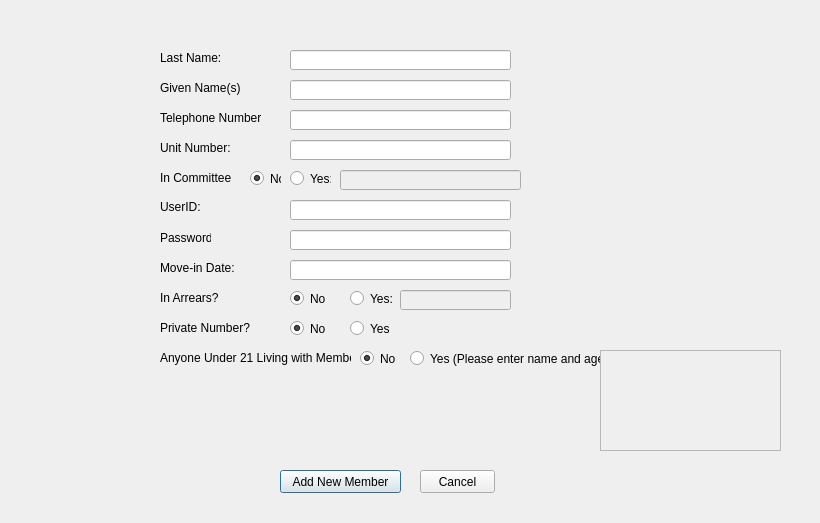
<?xml version="1.0" encoding="UTF-8"?>
<ui version="4.0">
 <class>Dialog</class>
 <widget class="QDialog" name="Dialog">
  <property name="geometry">
   <rect>
    <x>0</x>
    <y>0</y>
    <width>820</width>
    <height>523</height>
   </rect>
  </property>
  <property name="windowTitle">
   <string>Dialog</string>
  </property>
  <widget class="QLabel" name="UserIDLabel">
   <property name="geometry">
    <rect>
     <x>160</x>
     <y>200</y>
     <width>46</width>
     <height>13</height>
    </rect>
   </property>
   <property name="text">
    <string>UserID:</string>
   </property>
  </widget>
  <widget class="QLabel" name="LastNameLabel">
   <property name="geometry">
    <rect>
     <x>160</x>
     <y>50</y>
     <width>61</width>
     <height>16</height>
    </rect>
   </property>
   <property name="text">
    <string>Last Name:</string>
   </property>
  </widget>
  <widget class="QLineEdit" name="UnitEdit">
   <property name="enabled">
    <bool>true</bool>
   </property>
   <property name="geometry">
    <rect>
     <x>290</x>
     <y>140</y>
     <width>221</width>
     <height>20</height>
    </rect>
   </property>
  </widget>
  <widget class="QLineEdit" name="CommitteeEdit">
   <property name="enabled">
    <bool>false</bool>
   </property>
   <property name="geometry">
    <rect>
     <x>340</x>
     <y>170</y>
     <width>181</width>
     <height>20</height>
    </rect>
   </property>
  </widget>
  <widget class="QLabel" name="label">
   <property name="geometry">
    <rect>
     <x>160</x>
     <y>260</y>
     <width>81</width>
     <height>16</height>
    </rect>
   </property>
   <property name="text">
    <string>Move-in Date:</string>
   </property>
  </widget>
  <widget class="QLineEdit" name="GivenNameEdit">
   <property name="enabled">
    <bool>true</bool>
   </property>
   <property name="geometry">
    <rect>
     <x>290</x>
     <y>80</y>
     <width>221</width>
     <height>20</height>
    </rect>
   </property>
  </widget>
  <widget class="QRadioButton" name="ArrearYesButton">
   <property name="geometry">
    <rect>
     <x>350</x>
     <y>290</y>
     <width>51</width>
     <height>17</height>
    </rect>
   </property>
   <property name="text">
    <string>Yes:</string>
   </property>
   <attribute name="buttonGroup">
    <string>buttonGroup_2</string>
   </attribute>
  </widget>
  <widget class="QLineEdit" name="LastNameEdit">
   <property name="enabled">
    <bool>true</bool>
   </property>
   <property name="geometry">
    <rect>
     <x>290</x>
     <y>50</y>
     <width>221</width>
     <height>20</height>
    </rect>
   </property>
   <property name="text">
    <string/>
   </property>
  </widget>
  <widget class="QLabel" name="CommitteeLabel">
   <property name="geometry">
    <rect>
     <x>160</x>
     <y>170</y>
     <width>71</width>
     <height>16</height>
    </rect>
   </property>
   <property name="text">
    <string>In Committee?:</string>
   </property>
  </widget>
  <widget class="QRadioButton" name="PrivateYesButton">
   <property name="geometry">
    <rect>
     <x>350</x>
     <y>320</y>
     <width>41</width>
     <height>17</height>
    </rect>
   </property>
   <property name="text">
    <string>Yes</string>
   </property>
   <attribute name="buttonGroup">
    <string>buttonGroup</string>
   </attribute>
  </widget>
  <widget class="QLineEdit" name="UserIDEdit">
   <property name="enabled">
    <bool>true</bool>
   </property>
   <property name="geometry">
    <rect>
     <x>290</x>
     <y>200</y>
     <width>221</width>
     <height>20</height>
    </rect>
   </property>
  </widget>
  <widget class="QLabel" name="InArrearsLabel">
   <property name="geometry">
    <rect>
     <x>160</x>
     <y>290</y>
     <width>61</width>
     <height>16</height>
    </rect>
   </property>
   <property name="text">
    <string>In Arrears?</string>
   </property>
  </widget>
  <widget class="QLabel" name="PasswordLabel">
   <property name="geometry">
    <rect>
     <x>160</x>
     <y>230</y>
     <width>51</width>
     <height>16</height>
    </rect>
   </property>
   <property name="text">
    <string>Password:</string>
   </property>
  </widget>
  <widget class="QLineEdit" name="ArrearsAmountEdit">
   <property name="enabled">
    <bool>false</bool>
   </property>
   <property name="geometry">
    <rect>
     <x>400</x>
     <y>290</y>
     <width>111</width>
     <height>20</height>
    </rect>
   </property>
   <property name="frame">
    <bool>true</bool>
   </property>
   <property name="dragEnabled">
    <bool>false</bool>
   </property>
   <property name="readOnly">
    <bool>false</bool>
   </property>
  </widget>
  <widget class="QPushButton" name="addNewButton">
   <property name="geometry">
    <rect>
     <x>280</x>
     <y>470</y>
     <width>121</width>
     <height>23</height>
    </rect>
   </property>
   <property name="text">
    <string>Add New Member</string>
   </property>
  </widget>
  <widget class="QLabel" name="GivenNameLabel">
   <property name="geometry">
    <rect>
     <x>160</x>
     <y>80</y>
     <width>81</width>
     <height>16</height>
    </rect>
   </property>
   <property name="text">
    <string>Given Name(s):</string>
   </property>
  </widget>
  <widget class="QLineEdit" name="NumberEdit">
   <property name="enabled">
    <bool>true</bool>
   </property>
   <property name="geometry">
    <rect>
     <x>290</x>
     <y>110</y>
     <width>221</width>
     <height>20</height>
    </rect>
   </property>
  </widget>
  <widget class="QLineEdit" name="lineEdit">
   <property name="enabled">
    <bool>true</bool>
   </property>
   <property name="geometry">
    <rect>
     <x>290</x>
     <y>260</y>
     <width>221</width>
     <height>20</height>
    </rect>
   </property>
  </widget>
  <widget class="QLabel" name="NumberLabel">
   <property name="geometry">
    <rect>
     <x>160</x>
     <y>110</y>
     <width>101</width>
     <height>16</height>
    </rect>
   </property>
   <property name="text">
    <string>Telephone Number:</string>
   </property>
  </widget>
  <widget class="QLabel" name="UnitLabel">
   <property name="geometry">
    <rect>
     <x>160</x>
     <y>140</y>
     <width>91</width>
     <height>16</height>
    </rect>
   </property>
   <property name="text">
    <string>Unit Number:</string>
   </property>
  </widget>
  <widget class="QRadioButton" name="ArrearsNoButton">
   <property name="geometry">
    <rect>
     <x>290</x>
     <y>290</y>
     <width>41</width>
     <height>17</height>
    </rect>
   </property>
   <property name="text">
    <string>No</string>
   </property>
   <property name="checked">
    <bool>true</bool>
   </property>
   <attribute name="buttonGroup">
    <string>buttonGroup_2</string>
   </attribute>
  </widget>
  <widget class="QLineEdit" name="PasswordEdit">
   <property name="geometry">
    <rect>
     <x>290</x>
     <y>230</y>
     <width>221</width>
     <height>20</height>
    </rect>
   </property>
  </widget>
  <widget class="QRadioButton" name="PrivateNoButton">
   <property name="geometry">
    <rect>
     <x>290</x>
     <y>320</y>
     <width>41</width>
     <height>17</height>
    </rect>
   </property>
   <property name="text">
    <string>No</string>
   </property>
   <property name="checked">
    <bool>true</bool>
   </property>
   <attribute name="buttonGroup">
    <string>buttonGroup</string>
   </attribute>
  </widget>
  <widget class="QLabel" name="PrivateNoLabel">
   <property name="geometry">
    <rect>
     <x>160</x>
     <y>320</y>
     <width>91</width>
     <height>16</height>
    </rect>
   </property>
   <property name="text">
    <string>Private Number?</string>
   </property>
  </widget>
  <widget class="QPushButton" name="cancelButton">
   <property name="geometry">
    <rect>
     <x>420</x>
     <y>470</y>
     <width>75</width>
     <height>23</height>
    </rect>
   </property>
   <property name="text">
    <string>Cancel</string>
   </property>
  </widget>
  <widget class="QRadioButton" name="CommitteeNoButton">
   <property name="geometry">
    <rect>
     <x>250</x>
     <y>170</y>
     <width>31</width>
     <height>17</height>
    </rect>
   </property>
   <property name="text">
    <string>No</string>
   </property>
   <property name="checked">
    <bool>true</bool>
   </property>
   <attribute name="buttonGroup">
    <string>buttonGroup_3</string>
   </attribute>
  </widget>
  <widget class="QRadioButton" name="CommitteeYesButton">
   <property name="geometry">
    <rect>
     <x>290</x>
     <y>170</y>
     <width>41</width>
     <height>17</height>
    </rect>
   </property>
   <property name="text">
    <string>Yes: </string>
   </property>
   <attribute name="buttonGroup">
    <string>buttonGroup_3</string>
   </attribute>
  </widget>
  <widget class="QLabel" name="label_2">
   <property name="geometry">
    <rect>
     <x>160</x>
     <y>350</y>
     <width>191</width>
     <height>16</height>
    </rect>
   </property>
   <property name="text">
    <string>Anyone Under 21 Living with Member?</string>
   </property>
  </widget>
  <widget class="QRadioButton" name="under21NoButton">
   <property name="geometry">
    <rect>
     <x>360</x>
     <y>350</y>
     <width>41</width>
     <height>17</height>
    </rect>
   </property>
   <property name="text">
    <string>No</string>
   </property>
   <property name="checked">
    <bool>true</bool>
   </property>
  </widget>
  <widget class="QRadioButton" name="Under21YesButton">
   <property name="geometry">
    <rect>
     <x>410</x>
     <y>350</y>
     <width>191</width>
     <height>17</height>
    </rect>
   </property>
   <property name="text">
    <string>Yes (Please enter name and age):</string>
   </property>
  </widget>
  <widget class="QTextEdit" name="Under21List">
   <property name="enabled">
    <bool>false</bool>
   </property>
   <property name="geometry">
    <rect>
     <x>600</x>
     <y>350</y>
     <width>181</width>
     <height>101</height>
    </rect>
   </property>
  </widget>
 </widget>
 <resources/>
 <connections>
  <connection>
   <sender>Under21YesButton</sender>
   <signal>toggled(bool)</signal>
   <receiver>Under21List</receiver>
   <slot>setEnabled(bool)</slot>
   <hints>
    <hint type="sourcelabel">
     <x>522</x>
     <y>355</y>
    </hint>
    <hint type="destinationlabel">
     <x>674</x>
     <y>394</y>
    </hint>
   </hints>
  </connection>
  <connection>
   <sender>ArrearYesButton</sender>
   <signal>toggled(bool)</signal>
   <receiver>ArrearsAmountEdit</receiver>
   <slot>setEnabled(bool)</slot>
   <hints>
    <hint type="sourcelabel">
     <x>360</x>
     <y>300</y>
    </hint>
    <hint type="destinationlabel">
     <x>416</x>
     <y>306</y>
    </hint>
   </hints>
  </connection>
  <connection>
   <sender>CommitteeYesButton</sender>
   <signal>toggled(bool)</signal>
   <receiver>CommitteeEdit</receiver>
   <slot>setEnabled(bool)</slot>
   <hints>
    <hint type="sourcelabel">
     <x>306</x>
     <y>177</y>
    </hint>
    <hint type="destinationlabel">
     <x>362</x>
     <y>177</y>
    </hint>
   </hints>
  </connection>
 </connections>
 <buttongroups>
  <buttongroup name="buttonGroup_2"/>
  <buttongroup name="buttonGroup_3"/>
  <buttongroup name="buttonGroup"/>
 </buttongroups>
</ui>
